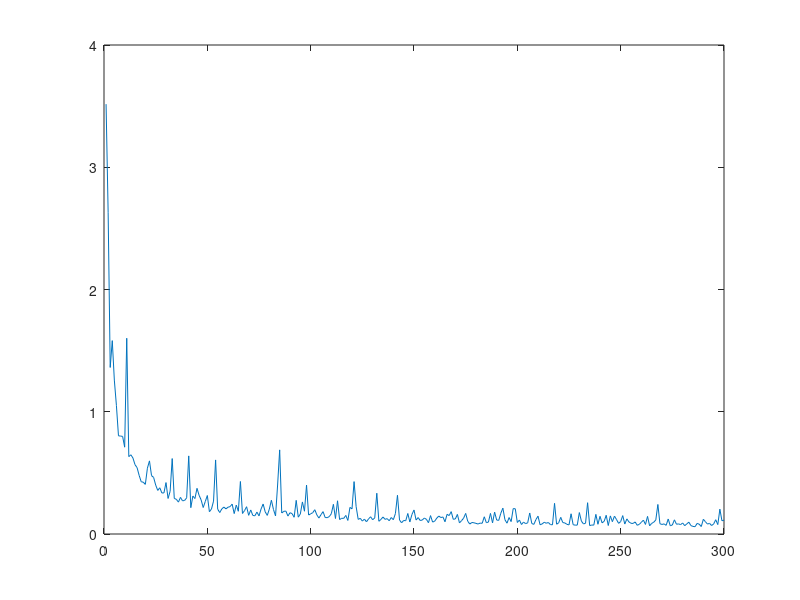
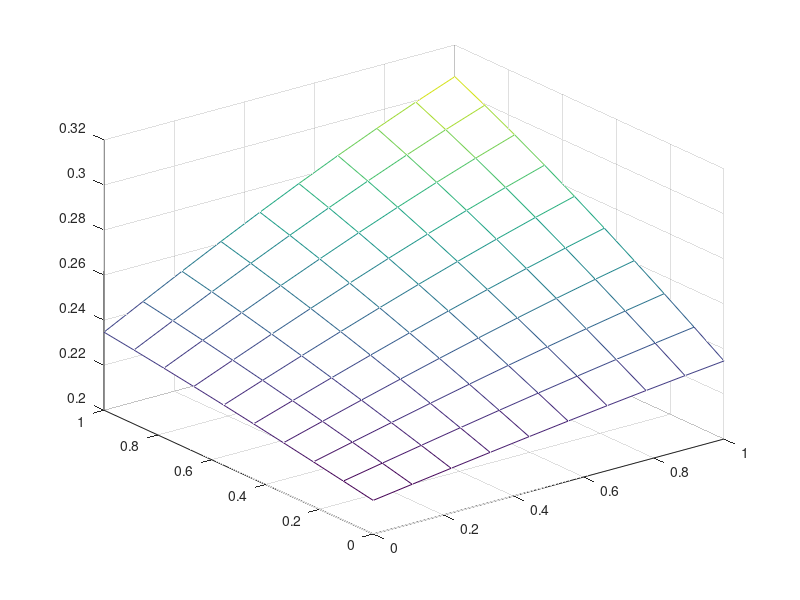
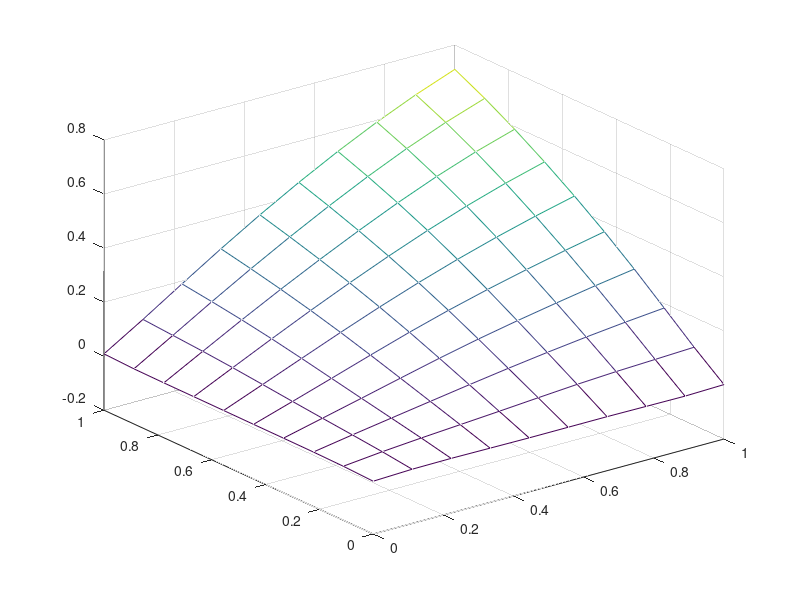

The MATLAB source for these figures, in order:
function f = b1()
clear,clc,close all 
format compact
% MATLAB neural network back propagation code
% by AliReza KashaniPour & Phil Brierley
% first version 29 March 2006
% 2's edition 14 agust 2007
%
% This code implements the basic backpropagation of
% error learning algorithm. The network has tanh hidden  
% neurons and a linear output neuron.
% and applied for predicting y=sin(2piX1)*sin(2piX2)
%
% adjust the learning rate with the slider
%
% feel free to improve! and notic us
% AliReza.kashaniPour@yahoo.com
% Special thank from Phil
%
%--------------------------------------------------------
%% Initializing
hidden_neurons = 30;
epochs = 700;

% ------- load in the data -------

X1 = linspace(0,1.0,10); %input
X2 = linspace(0,1.0,10); %input

[xx yy] = meshgrid(X1, X2);

Y_train = sin(xx(:)).*sin(yy(:)); %satisfy output

train_inp = [xx(:) yy(:)];   %setting input
train_out = [Y_train]; %seting Out put

% check same number of patterns in each
if size(train_inp,1) ~= size(train_out,1)
    disp('ERROR: data mismatch')
   return 
end    
fake_rand = [ 0.63358600,    0.83480100,    0.23745400,    0.52321100,    0.85529400,    0.49205700,    0.78515400,    0.06630500,    0.10606000,    0.87117500,    0.26862500,    0.56327400,    0.82896800,    0.93081200,    0.28282200,    0.10661300,    0.76146600,    0.00686100,    0.13602700,    0.70438700,    0.23325000,    0.90437700,    0.85558400,    0.88981400,    0.74716000,    0.92519400,    0.20502000,    0.47298900,    0.19015200,    0.30558800,    0.05330500,    0.82373800,    0.14038900,    0.29075900,    0.34694900,    0.99568300,    0.78281600,    0.13210300,    0.06198800,    0.88887600,    0.00327800,    0.33061300,    0.45215000,    0.83224500,    0.26142500,    0.73497200,    0.93885800,    0.02289000,    0.74183400,    0.07488400,    0.72727700,    0.97508300,    0.97926200,    0.58286100,    0.86489700,    0.72642100,    0.50805500,    0.06991800,    0.19941000,    0.69820700,    0.37550600,    0.25271500,    0.52194500,    0.51589500,    0.54347400,    0.86889400,    0.51157800,    0.32629100,    0.00099600,    0.57356600,    0.21516600,    0.00427400,    0.90417900,    0.66731600,    0.83651900,    0.16560300,    0.40228800,    0.77537700,    0.18849400,    0.14412200,    0.85026100,    0.91577100,    0.11920500,    0.82952300,    0.49863200,    0.98410300,    0.55594400,    0.00668700,    0.05402000,    0.75535400,    0.70489400,    0.42952600,    0.00807000,    0.22683900,    0.94542100,    0.55154400,    0.09573300,    0.45699900,    0.87783500,    0.09672900 ];
%standardise the data to mean=0 and standard deviation=1
%inputs
mu_inp = mean(train_inp);
sigma_inp = std(train_inp);
train_inp = (train_inp(:,:) - mu_inp(:,1)) / sigma_inp(:,1);

%outputs
train_out = train_out';
mu_out = mean(train_out);
sigma_out = std(train_out);
train_out = (train_out(:,:) - mu_out(:,1)) / sigma_out(:,1);
train_out = train_out';

%read how many patterns
patterns = size(train_inp,1);

%add a bias as an input
bias = ones(patterns,1);
train_inp = [train_inp bias];

%read how many inputs
inputs = size(train_inp,2);

%---------- data loaded ------------

%--------- add some control buttons ---------
%add button for early stopping
%hstop = uicontrol('Style','PushButton','String','Stop', 'Position', [5 5 70 20],'callback','earlystop = 1;'); 
earlystop = 0;

%add button for resetting weights
%hreset = uicontrol('Style','PushButton','String','Reset Wts', 'Position', get(hstop,'position')+[75 0 0 0],'callback','reset = 1;'); 
reset = 0;

%add slider to adjust the learning rate
hlr = 0.5;%uicontrol('Style','slider','value',.1,'Min',.01,'Max',1,'SliderStep',[0.01 0.1],'Position', get(hreset,'position')+[75 0 100 0]);

% ---------- set weights -----------------
%set initial random weights
who = [-0.0621970,    -0.1586820,    0.01842900,    -0.1575190,    -0.0466730,    0.02448400,    -0.0466390,    -0.1026640,    -0.0037470,    -0.0299300,    0.16246800,    -0.0128280,    0.05209600,    0.02834100,    -0.0627840,    -0.0836810,    -0.1187150,    0.08084200,    -0.1435840,    -0.3172370,    -0.1272740,    -0.1021570,    -0.2515290,    -0.0449630,    -0.1394620,    -0.0513170,    -0.0684680,    -0.1179450,    -0.0573740,    0.03582500 ];
wih = [ -0.0621970,    -0.1586820,    0.01842900,    -0.1575190,    -0.0466730,    0.02448400,    -0.0466390,    -0.1026640,    -0.0037470,    -0.0299300,    0.16246800,    -0.0128280,    0.05209600,    0.02834100,    -0.0627840,    -0.0836810,    -0.1187150,    0.08084200,    -0.1435840,    -0.3172370,    -0.1272740,    -0.1021570,    -0.2515290,    -0.0449630,    -0.1394620,    -0.0513170,    -0.0684680,    -0.1179450,    -0.0573740,    0.03582500 ;
-0.0123090,    -0.1249270,    0.09023100,    0.03059000,    -0.0835230,    0.01725700,    0.07115200,    -0.0453520,    -0.0785110,    0.06508700,    -0.1814280,    -0.0631080,    -0.0970960,    -0.0427730,    0.11732700,    -0.0510240,    -0.0905610,    -0.0815260,    -0.1106960,    -0.2096330,    -0.1488120,    0.02971400,    0.06047000,    -0.1825570,    -0.1471750,    0.10695700,    -0.0341260,    -0.0661900,    0.09181700,    -0.2493640;
0.00679600,    -0.0514150,    0.00156000,    -0.1697540,    0.06167500,    0.00573300,    -0.1935720,    -0.0614030,    0.04410100,    -0.0718840,    -0.0917900,    -0.1548330,    -0.0634850,    -0.1600940,    0.02461100,    -0.0582440,    -0.0404150,    -0.0566740,    -0.0481160,    0.06417400,    -0.0657850,    0.08276900,    0.06021600,    -0.0049430,    -0.0367390,    -0.0440990,    -0.0373080,    -0.2352440,    0.04906000,    -0.0726160
];
weight_input_hidden = (randn(inputs,hidden_neurons) - 0.5)/10;
weight_hidden_output = (randn(1,hidden_neurons) - 0.5)/10;

 % weight_input_hidden = (wih - 0.5)/10;
  %weight_hidden_output = (who - 0.5)/10;

%% Learining
epochs = 300;
%do a number of epochs
for iter = 1:epochs 
    
    %get the learning rate from the slider
    alr = hlr;
    blr = alr / 10;
    
    
    %loop through the patterns, selecting randomly
    for j = 1:patterns
        
        %select a random pattern
        patnum = round((rand * patterns) + 0.5);
        if patnum > patterns
            patnum = patterns;
        elseif patnum < 1
            patnum = 1;    
        end
	%set the current pattern
        this_pat = train_inp(patnum,:);
        act = train_out(patnum,1);
        
        %calculate the current error for this pattern
        
        xx = this_pat*weight_input_hidden;
        hval = (tanh(xx))';
        pred = hval'*weight_hidden_output';
        
        error = pred - act;

        % adjust weight hidden - output
        delta_HO = error.*blr .*hval;
        weight_hidden_output = weight_hidden_output - delta_HO';

        % adjust the weights input - hidden
       % a = alr.*error.*weight_hidden_output';
     %   m1 = (1-(hval.^2));
      %  m2 = a * m1;
       % m3 = m2 * this_pat;
        delta_IH= alr.*error.*weight_hidden_output'.*(1-(hval.^2))*this_pat;
        weight_input_hidden = weight_input_hidden - delta_IH';
        
    end
    % -- another epoch finished
    
    %plot overall network error at end of each epoch
    train_inp;
    weight_input_hidden;
    p0 = train_inp*weight_input_hidden;
    p1 = tanh(p0);
    pred = weight_hidden_output*p1';
    %train_out
    
    error = pred' - train_out;
    err(iter) =  (sum(error.^2))^0.5;
       
       figure(1)
    plot(err)
    %reset weights if requested
%      if reset
%          weight_input_hidden = (randn(inputs,hidden_neurons) - 0.5)/10;
%          weight_hidden_output = (randn(1,hidden_neurons) - 0.5)/10;
%          fprintf('weights reaset after %d epochs\n',iter);
%          reset = 0;
%      end
%      
%      %stop if requested
%      if earlystop
%          fprintf('stopped at epoch: %d\n',iter); 
%          break 
%      end 
%  
%      %stop if error is small
%      if err(iter) < 0.001
%          fprintf('converged at epoch: %d\n',iter);
%          break 
%      end
       
end
   % weight_input_hidden
   % weight_hidden_output
err

%% Testing
X3 = linspace(0.2,0.8,10)';
X4 = linspace(0.2,0.8,10)';

[xx1 yy1] = meshgrid(X3, X4);

train_test = [xx1(:) yy1(:)];

test_out = sin(xx1(:)).*sin(yy1(:));

mu_test = mean(train_test);
sigma_test = std(train_test);
train_test = (train_test(:,:) - mu_test(:,1)) / sigma_test(:,1);
train_test = [train_test bias];

pred = weight_hidden_output*tanh(train_test*weight_input_hidden)';

%a = (pred' - Y_train)

% Finish
% fprintf('state after %d epochs\n',iter);
  a = (test_out* sigma_out(:,1)) + mu_out(:,1);
  b = (pred'* sigma_out(:,1)) + mu_out(:,1);
  act_pred_err = [a b b-a]  %display actual,predicted & error
  figure
mesh(X1,X2,vec2mat(a,10))
figure
mesh(X1,X2,vec2mat(b,10))
%  
%  figure
%  plot(X3,act_pred_err((1:(size(train_inp,1)/2)),2));
%  plot3(X3,X4,act_pred_err((1:(size(train_inp,1)/2)),2),'color','red','linewidth',2)
%  grid on
%  title(' Approximatly result (using Neural Networks');
%  figure
%  plot3(X1,X2,Y_train, 'color','green','linewidth',2)
%  plot(X1,Y_train)
%  grid on,title(' Sin(2*pi.*X1)*Sin(2*pi.*X2) Y = Orginal result');
end
